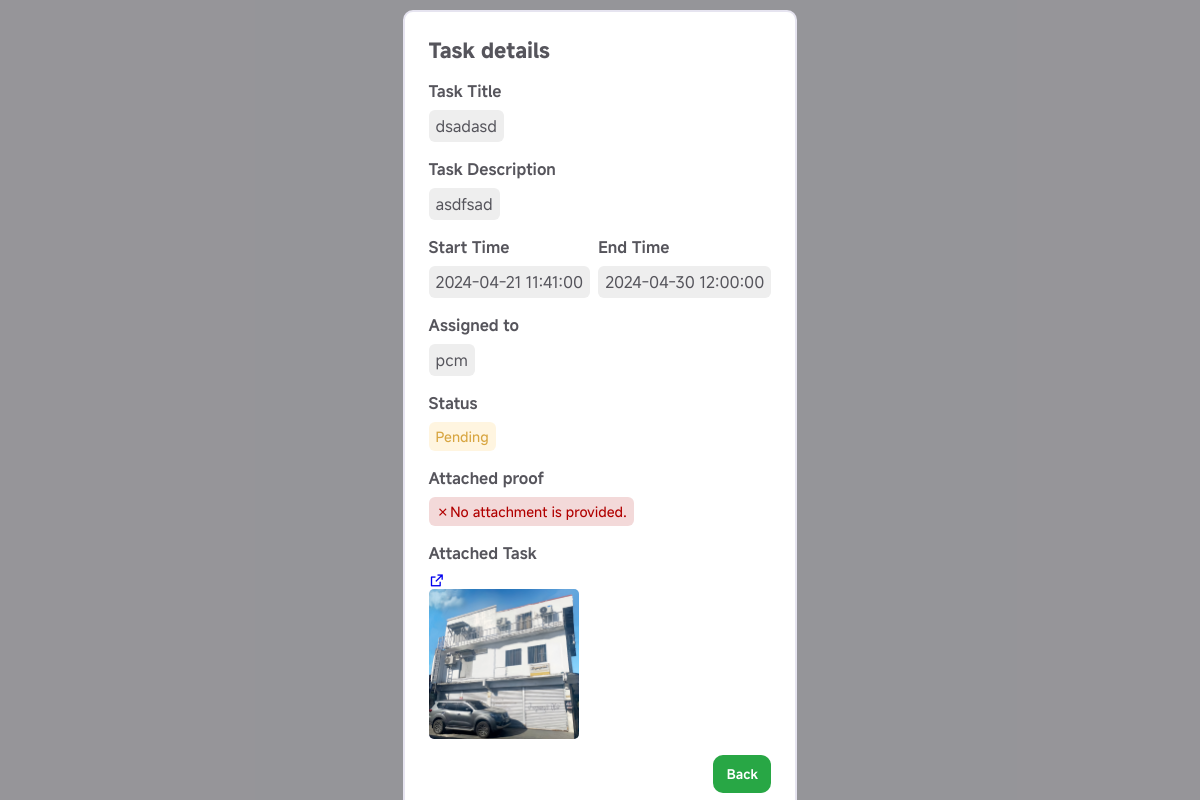
The page /task-details.php?task_id=267 (signed in) on the database its author committed.
### tables this page shows
CREATE TABLE `task_info` (
  `task_id` int(50) NOT NULL,
  `t_title` varchar(120) NOT NULL,
  `t_description` text DEFAULT NULL,
  `t_start_time` datetime DEFAULT NULL,
  `t_end_time` datetime DEFAULT NULL,
  `t_user_id` int(20) NOT NULL,
  `status` int(11) NOT NULL DEFAULT 0 COMMENT '0 = pending, 1 = In progress, 2 = complete',
  `role` varchar(100) NOT NULL,
  `proof` varchar(255) NOT NULL,
  `task_img` varchar(255) NOT NULL
);

### authentication.php (called while the page is built, shortened)
<?php
require 'classes/admin_class.php';
$obj_admin = new Admin_Class();

### classes/admin_class.php (called while the page is built, shortened)
<?php
class Admin_Class
{
	public $db;
	public function __construct()
	{
		$host_name = 'localhost';
		$user_name = 'root';
		$password = '';
		$db_name = 'taskplanner';
		try {
			$connection = new PDO("mysql:host={$host_name}; dbname={$db_name}", $user_name,  $password);
			$this->db = $connection;
		} catch (PDOException $message) {
			throw new Exception($message->getMessage());
		}
	}
	public function manage_all_info($sql)
	{
		try {
			$info = $this->db->prepare($sql);
			$info->execute();
			return $info;
		} catch (PDOException $e) {
			echo $e->getMessage();
		}
	}
}

### task-details.php (the view, shortened to what this page needs)
<?php
require 'authentication.php';
$task_id = $_GET['task_id'];
include("include/lib_links.php");
$sql = "SELECT a.*, b.fullname
FROM task_info a
LEFT JOIN tbl_admin b ON(a.t_user_id = b.user_id)
WHERE task_id='$task_id'";
$info = $obj_admin->manage_all_info($sql);
$row = $info->fetch(PDO::FETCH_ASSOC);
?>
<head>
</head>
<link rel="stylesheet" href="https://cdn.jsdelivr.net/npm/flatpickr/dist/flatpickr.min.css">
<div id="modalBG" style="visibility: visible; opacity: 1; transition: none">
	<div class="modal" style="visibility: visible; opacity: 1; transform: scale(1.0); transition: none">
		<div class="modalTitle">
			<h2>Task details</h2>
		</div>
		<div class="v-wrapper">
			<label for="task_title">Task Title</label>
			<p><?php echo $row['t_title']; ?></p>
		</div>
		<div class="v-wrapper">
			<label for="task_description">Task Description</label>
			<p><?php echo $row['t_description']; ?></p>
		</div>
		<div class="h-wrapper">
			<div class="v-wrapper">
				<label for="t_start_time">Start Time</label>
				<p><?php echo $row['t_start_time']; ?></p>
			</div>
			<div class="v-wrapper">
				<label for="t_end_time">End Time</label>
				<p><?php echo $row['t_end_time']; ?></p>
			</div>
		</div>
		<div class="v-wrapper">
			<label for="assign_to">Assigned to</label>
			<p><?php echo $row['fullname']; ?></p>
		</div>
		<div class="v-wrapper">
			<label for="status">Status</label>
			<?php if ($row['status'] == 1) {
				echo "<div class='status-indicator in-progress'>In Progress</div>";
			} elseif ($row['status'] == 2) {
				echo "<div class='status-indicator completed'>Completed</div>";
			} elseif ($row['status'] == 3) {
				echo "<div class='status-indicator failedtosub'>Failed to Submit</div>";
			} else {
				echo "<div class='status-indicator pending'>Pending</div>";
			} ?>
		</div>
		<div class="v-wrapper">
			<label>Attached proof</label>
			<?php if (!empty($row['proof'])) {
				$file_info = new finfo(FILEINFO_MIME_TYPE);
				$mime_type = $file_info->buffer(file_get_contents($row['proof']));
				if (strstr($mime_type, "image/")) { ?>
					<a href="<?php echo $row['proof']; ?>" target="_blank">
						<div class="img-container" style="width: 100%"><img src="<?php echo $row['proof']; ?>" alt=""></div>
					</a>
				<?php } else { ?>
					<div class="file-container">
						<a href="<?php echo $row['proof']; ?>" target="_blank"><i class="ri-external-link-line"></i><?php echo basename($row['proof']); ?></a>
					</div>
				<?php }
			} else { ?>
				<div class="status-indicator failedtosub"><i class="ri-close-line"></i>No attachment is provided.</div>
			<?php } ?>
		</div>
		<div class="v-wrapper">
			<label>Attached Task</label>
			<?php if (!empty($row['task_img'])) {
				$file_info = new finfo(FILEINFO_MIME_TYPE);
				$mime_type = $file_info->buffer(file_get_contents($row['task_img']));
				if (strstr($mime_type, "image/")) { ?>
					<a href="<?php echo $row['task_img']; ?>" target="_blank"><i class="ri-external-link-line"></i>
						<div class="img-container"><img src="<?php echo $row['task_img']; ?>" alt=""></div>
					</a>
				<?php } else { ?>
					<div class="file-container">
						<a href="<?php echo $row['task_img']; ?>" target="_blank"><i class="ri-external-link-line"></i><?php echo basename($row['task_img']); ?></a>
					</div>
				<?php }
			} else { ?>
				<p><i class="ri-close-line"></i>No task attachment has been given for this task.</p>
			<?php } ?>
		</div>
		<div class="btnSection">
			<button onclick="window.history.back();">Back</button>
		</div>
	</div>
	<?php
	include("include/footer.php");
	?>

### assets/css/style.css (style rules this page uses)
.h-wrapper { display: flex; gap: 0.5rem; }
.v-wrapper { display: flex; flex-direction: column; gap: 0.5rem; }
* { scroll-behavior: smooth; padding: 0; margin: 0; box-sizing: border-box; list-style: none; text-decoration: none; }
.status-indicator { font-weight: 500; white-space: nowrap; text-align: center; padding: 5px 7px; font-size: 14px; border-radius: 6px; width: -webkit-fit-content; width: -moz-fit-content; width: fit-content; }
.status-indicator.in-progress, .status-indicator.pending { color: #d8a642; background-color: rgba(255, 185, 46, 0.1490196078); }
.status-indicator.failedtosub, .status-indicator.incomplete { color: #b10000; background-color: rgba(177, 0, 0, 0.1490196078); }
#modalBG { position: fixed; z-index: 9999; width: 100%; height: 100%; display: flex; justify-content: center; padding: 10px 0; overflow-y: auto; background-color: rgba(0, 0, 0, 0.4); opacity: 0; visibility: hidden; transition: all 0.3s ease; }
.modal { background-color: var(--panel-color); border: 2px solid var(--border-color); border-radius: 10px; padding: 1.5em; width: -webkit-fit-content; width: -moz-fit-content; width: fit-content; display: flex; flex-direction: column; gap: 1em; height: -webkit-fit-content; height: -moz-fit-content; height: fit-content; opacity: 0; visibility: hidden; transform: scale(0.9); transition: all 0.3s ease-in-out; }
.modal .modalTitle { display: flex; flex-direction: column; gap: 0.5rem; font-size: 14px; }
.modal label { font-weight: 600; }
.modal .btnSection { display: flex; justify-content: flex-end; gap: 10px; width: 100%; }
.modal .btnSection button { font-family: var(--primary-font); white-space: nowrap; padding: 0.75em 1em; border: none; font-weight: 600; border-radius: 10px; cursor: pointer; }
.modal .btnSection button:nth-child(1) { background-color: #28a745; color: white; }
.modal p { background-color: #eeeeee; padding: 5px 7px; border-radius: 6px; width: -webkit-fit-content; width: -moz-fit-content; width: fit-content; }
.modal .h-wrapper { display: flex; gap: 0.5rem; }
.modal .v-wrapper { display: flex; flex-direction: column; gap: 0.5rem; }
.modal .img-container { display: flex; align-items: center; overflow: hidden; background-color: var(--border-color); border-radius: 5px; width: 150px; height: 150px; }
.modal .img-container img { -o-object-fit: cover; object-fit: cover; width: 100%; height: 100%; }

### rows shown on the page
task_info: t_title "dsadasd", t_description "asdfsad", t_start_time "2024-04-21 11:41:00", t_end_time "2024-04-30 12:00:00", tbl_admin.fullname "pcm", task_img (picture)
